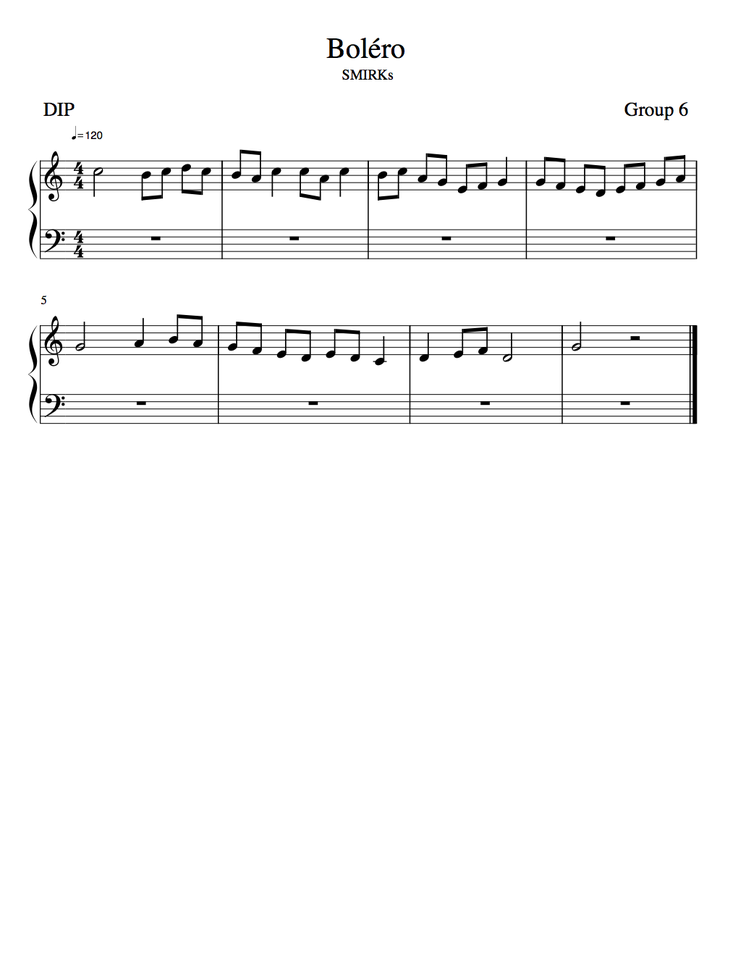
#> input picture Sheet Music for Presentation/Bolero.png, 738 x 956 px, shrunk from 1020 x 1320 before the run, found by its file name
$ python SMIRKs.py   (older library calls are emulated)
#> lines starting #> are read from the running program, lines starting #| are printed output that depends on the picture; after the words box and inside, x2 and y2 are one past the last pixel; in counts of white or black regions, pixels touching at a corner belong together
### Intelligent Reader using DIP/SMIRKs_head.py
#!/usr/bin/env python3
# -*- coding: utf-8 -*-
"""
Created on Fri Apr 27 19:13:15 2018

@author: jinzhao
"""

import cv2
import numpy as np
import matplotlib.pyplot as plt
import copy
import scipy.ndimage
from collections import Counter


def convert(image):
    '''
    # Attempt 1
    m, n = image.shape

    result = np.zeros((m, n))
    for i in range(m):
        for j in range(n):
            if image[i, j] == 255:
                result[i, j] = 0

            if image[i, j] == 0:
                result[i, j] = 255

    return result
    '''
    # Attempt 2
    result = copy.copy(image)
    result[image == 255] = 0
    result[image == 0] = 255

    return result


def get_most_common(data):
# =============================================================================
#   data_ = sorted(data)

#   half = len(data_) // 2
#   return (data_[half] + data_[half+1]) / 2
# =============================================================================
     most_common = Counter(data).most_common(1)

     return most_common[0][0]


def get_col_hist(img):
    height, width = img.shape
    hist = [0] * width

    for j in range(width):
        hist[j] = np.sum(img[:, j] / 255)

    return hist


def get_staff_lines(img, dash_filter, staff_line_filter):

    # Dilation: Smooth the horizontal lines
    temp = cv2.dilate(img, dash_filter, iterations = 1)
    # Erosion: keep the horizontal lines only
    img_staff_lines = cv2.erode(temp, staff_line_filter, iterations = 1)
    img_staff_lines = cv2.dilate(img_staff_lines, staff_line_filter, iterations = 1)

    height, width = img_staff_lines.shape

    hist_row = [0] * height
    for i in range(height):
        hist_row[i] = np.sum(img_staff_lines[i, :] / 255)

    #plt.figure
    #plt.bar(range(height), hist_row)

    idx_staff = []
    for i in range(height):
        if hist_row[i] > 0.01 * width:
            idx_staff.append(i)

    # Modfiy the index of staff to make sure it only has 5 entries
    idx_staff_new = []
    flag = True
    for i in range(len(idx_staff) - 1):

        if idx_staff[i+1] - idx_staff[i] == 1:
            flag = False
        else:
            flag = True

        if flag:
            idx_staff_new.append(idx_staff[i])

    idx_staff_new.append(idx_staff[-1])

    return img_staff_lines, idx_staff_new

def remove_staff_lines(img, staff_lines):
    image_result = copy.copy(img)

    image_result[staff_lines == 255] = 0

    # Use closing to fill up missing parts
    # tmp = diff_staff // 2
    tmp = 2
    # 1. Vertical closing
    vertical_filter = np.ones([tmp, 1])
    image_result = cv2.dilate(image_result, vertical_filter, iterations = 1)
    image_result = cv2.erode(image_result, vertical_filter, iterations = 1)

    # 2. Horizontal closing
    horizontal_filter = np.ones([1, tmp])
    image_result = cv2.dilate(image_result, horizontal_filter, iterations = 1)
    image_result = cv2.erode(image_result, horizontal_filter, iterations = 1)

    return image_result

def generate_disk_filter(radius):

    L = np.arange(-radius, radius + 1)
    X, Y = np.meshgrid(L, L)
    disk = np.array((X ** 2 + Y ** 2) <= radius ** 2, dtype = 'uint8')

    return disk

def opening(image, mor_filter):

    temp = cv2.erode(image, mor_filter, iterations = 1)
    image_result = cv2.dilate(temp, mor_filter, iterations = 1)

    return image_result

def determine_note_pos(index_staff, moment_row_ind):
    # Add the 6th staff line
    diff_staff = index_staff[1] - index_staff[0]
    index_staff = index_staff + [index_staff[-1] + diff_staff]

    # Partition the staff line
    step = diff_staff // 4

    if moment_row_ind >= index_staff[5]-step and moment_row_ind < index_staff[5]+step:
        return 1 #Do
    if moment_row_ind >= index_staff[4]+step and moment_row_ind < index_staff[5]-step:
        return 2 #Re
    if moment_row_ind >= index_staff[4]-step and moment_row_ind < index_staff[4]+step:
        return 3 #Mi
    if moment_row_ind >= index_staff[3]+step and moment_row_ind < index_staff[4]-step:
        return 4 #Fa
    if moment_row_ind >= index_staff[3]-step and moment_row_ind < index_staff[3]+step:
        return 5 #Sol
    if moment_row_ind >= index_staff[2]+step and moment_row_ind < index_staff[3]-step:
        return 6 #La
    if moment_row_ind >= index_staff[2]-step and moment_row_ind < index_staff[2]+step:
        return 7 #Ti

    if moment_row_ind >= index_staff[1]+step and moment_row_ind < index_staff[2]-step:
        return 8 #Do
    if moment_row_ind >= index_staff[1]-step and moment_row_ind < index_staff[1]+step:
        return 9 #Re
    if moment_row_ind >= index_staff[0]+step and moment_row_ind < index_staff[1]-step:
        return 10 #Mi
    if moment_row_ind >= index_staff[0]-step and moment_row_ind < index_staff[0]+step:
        return 11 #Fa

def compute_moments(contours):
    n_notes = len(contours)
    moments = np.empty((0, 2))

    for i in range(n_notes):
        cnt = contours[i]
        M = cv2.moments(cnt)
        col_ind = int(M['m10']/M['m00'])
        row_ind = int(M['m01']/M['m00'])  # We only care about its row index
        centroid = np.array([row_ind, col_ind])
        moments = np.vstack((moments, centroid))

    tmp_arg = np.argsort(moments[:, 1])
    moments = moments[tmp_arg]

    return moments

def determine_edge(hist, median):
    width = len(hist)

    count = 0
    for i in range(width):
        if hist[i] > median and count == 0:
            count += 1
            start = i - 1

        if hist[i] <= median and count == 1:
            end = i
            break
    return start, end

### Intelligent Reader using DIP/SMIRKs.py
#!/usr/bin/env python3
# -*- coding: utf-8 -*-
"""
Created on Mon Apr 16 23:01:58 2018

@author: jinzhao
"""
import cv2
import numpy as np
import matplotlib.pyplot as plt
import copy
import scipy.ndimage
from SMIRKs_head import *

# ===== ===== ===== ===== ===== ===== ===== ===== ===== ===== ===== =====
# Setup
# ===== ===== ===== ===== ===== ===== ===== ===== ===== ===== ===== =====
img = cv2.imread('Bolero.png')
#> img is the input picture: shape (956, 738, 3); mean B, G, R 248.1, 248.1, 248.1
img_gray = cv2.cvtColor(img, cv2.COLOR_BGR2GRAY)
(thresh, img_bw) = cv2.threshold(img_gray, 128, 255, cv2.THRESH_BINARY | cv2.THRESH_OTSU)
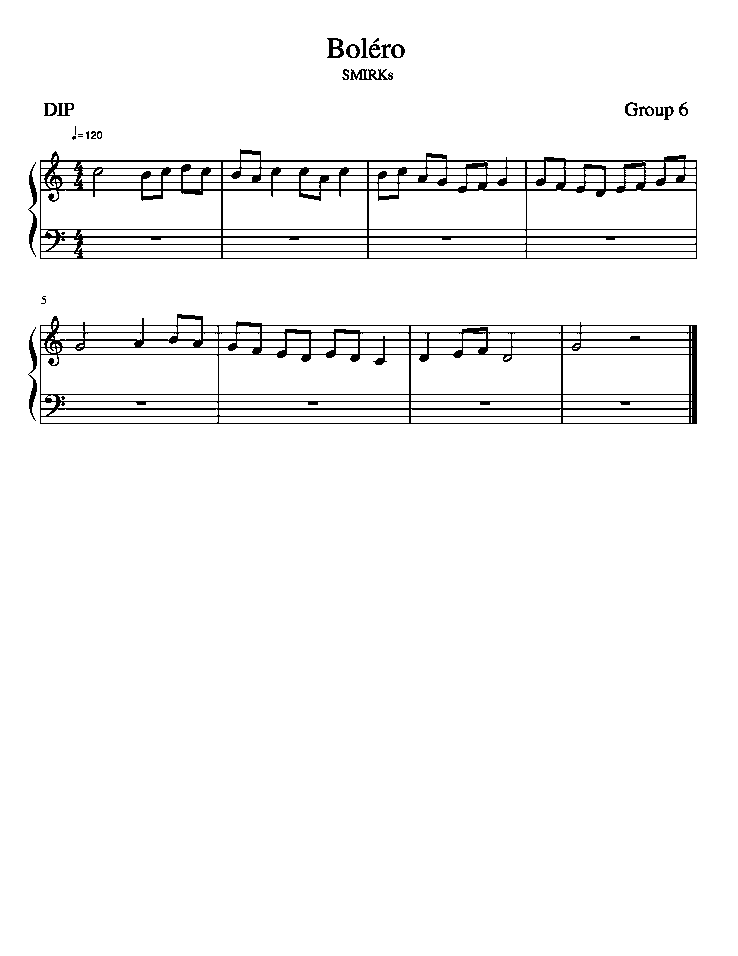
#> img_bw: shape (956, 738); 96.3% white; black in thin lines or dots, all inside (x1, y1, x2, y2) = (28, 38, 697, 424)
#> thresh = 173
img_bw = convert(img_bw)
height, width = img_bw.shape

cv2.imshow('test', img_bw)
cv2.waitKey(1)
cv2.destroyAllWindows()

# ===== ===== ===== ===== ===== ===== ===== ===== ===== ===== ===== =====
#  Define some filters
# ===== ===== ===== ===== ===== ===== ===== ===== ===== ===== ===== =====
dash_filter = np.ones([1, 2])
staff_line_filter = np.ones([1, width//10])

# ===== ===== ===== ===== ===== ===== ===== ===== ===== ===== ===== =====
#  Partition the image into individual staff lines
# ===== ===== ===== ===== ===== ===== ===== ===== ===== ===== ===== =====

img_staff_lines, idx_staff = get_staff_lines(img_bw, dash_filter, staff_line_filter)
#> in get_staff_lines, `img_staff_lines = cv2.dilate(img_staff_lines, staff_line_filter, itera..`:
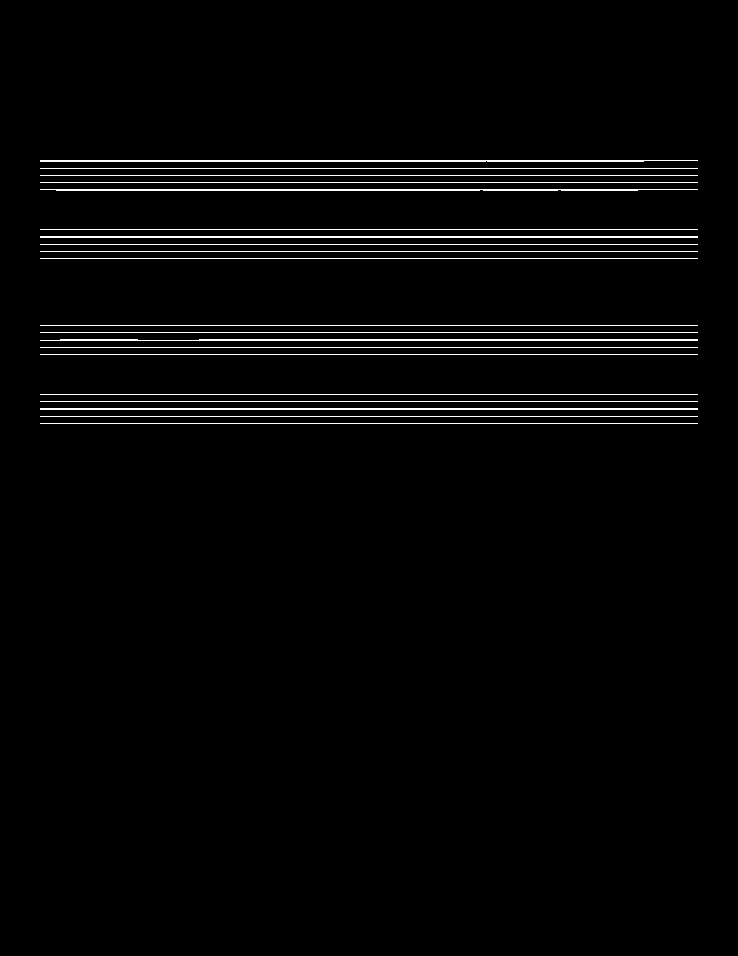
#> img_staff_lines: shape (956, 738); 2.3% white in thin lines or dots, all inside (x1, y1, x2, y2) = (40, 160, 698, 424)
#> after the loop in get_staff_lines, `for i in range(height):`: hist_row = 956 values, max 658 at index 160, min 0 at index 0, mean 16.98
#> after the loop in get_staff_lines, `for i in range(height):`: idx_staff = 25 values from 160 to 423
#> the loop in get_staff_lines, `for i in range(len(idx_staff) - 1): ` made 24 passes
#> flag on passes 1 to 8: False, True, True, True, True, False, True, True
#> after the loop in get_staff_lines, `for i in range(len(idx_staff) - 1):`: idx_staff_new = [161, 168, 175, 182, 190, 229, 237, 244, 251, 258, 325, 332, 340, 347, 354, 394, 401, 409, 416]
#> idx_staff = [161, 168, 175, 182, 190, 229, 237, 244, 251, 258, 325, 332, 340, 347, 354, 394, 401, 409, 416, 423]

cv2.imshow('test', img_bw)
cv2.imshow('test1', img_staff_lines)
cv2.waitKey(1)
cv2.destroyAllWindows()

num_staff = len(idx_staff) // 5
#> num_staff = 4
diff_staff = (idx_staff[4] - idx_staff[0])  // 4
#> diff_staff = 7

img_div_set = []
for i in range(num_staff):
    idx_start = idx_staff[5*i] - 2 * diff_staff
    idx_end = idx_staff[5*i+4] + 2 * diff_staff

    if idx_start < 0:
        idx_start = 0

    if idx_end > height:
        idx_end = height

    img_div = img_bw[idx_start:idx_end, :]
    img_div_set.append(img_div)
#> this loop made 4 passes
#> pass 1, `img_div = img_bw[idx_start:idx_end, :]`:
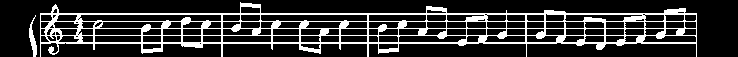
#> img_div: shape (57, 738); 19.5% white; 2 white regions, box (x1, y1, x2, y2) and area: (40, 2, 697, 57) 8064, (29, 15, 37, 57) 150
#> after the loop, img_div_set = 4 items


# Show!
for i in range(len(img_div_set)):
    cv2.imshow('test'+str(i), img_div_set[i])
#> this loop made 4 passes

cv2.waitKey(1)
cv2.destroyAllWindows()

# ----- ----- ----- ----- ----- ----- ----- ----- ----- ----- ----- -----
# Only keep the main part of staff line
# ----- ----- ----- ----- ----- ----- ----- ----- ----- ----- ----- -----
for it in range(len(img_div_set)):
    img_div = img_div_set[it]
    hei_div, wid_div = img_div.shape

    hist_col = [0] * wid_div
    for j in range(wid_div):
        hist_col[j] = np.sum(img_div[:, j] / 255)

    # Get the most common element in hist_col, which corresponds to the staff line
    median = get_most_common(hist_col)

    # Find the right and left edge of the staff
    # Right edge
    for i in range(wid_div):

        if hist_col[i] == 0:
            if hist_col[i+2] == median:
                right_start = i
                right_end = i+2
                break

            if hist_col[i+3] == median:
                right_start = i
                right_end = i+3
                break

    # Left edge
    for i in range(wid_div//2, wid_div):

        if hist_col[i] == 0:
            left_end = i - 1
            break

    for i in range(wid_div//2, left_end)[::-1]:

        if hist_col[i] == median:
            left_start = i
            break

    img_tmp = img_div[:, right_end : left_start]
    img_div_set[it] = img_div[:, right_end : left_start]
#> this loop made 4 passes
#> (most_common in get_most_common, median) on passes 1 to 4: ([(7, 246)], 7), ([(6, 581)], 6), ([(6, 362)], 6), ([(6, 576)], 6)

# Show!
for i in range(len(img_div_set)):
    cv2.imshow('test'+str(i), img_div_set[i])
cv2.waitKey(1)
cv2.destroyAllWindows()

# ===== ===== ===== ===== ===== ===== ===== ===== ===== ===== ===== =====
# Process each staff line individually
# ===== ===== ===== ===== ===== ===== ===== ===== ===== ===== ===== =====

# ===== ===== ===== ===== ===== ===== ===== ===== ===== ===== ===== =====
# 1. Determine the type of clef (treble or bass)
# ===== ===== ===== ===== ===== ===== ===== ===== ===== ===== ===== =====

output_clef = [] # The length of the output should be same as len(img_division_set)

for it in range(len(img_div_set)):
    img_div = img_div_set[it]
    hei_div, wid_div = img_div.shape

    div_staff_lines, idx_staff_set = get_staff_lines(img_div, dash_filter, staff_line_filter)

    hist_col = [0] * wid_div
    for j in range(wid_div):
        hist_col[j] = np.sum(img_div[:, j] / 255)

    # Get median from hist_col
    median = get_most_common(hist_col)

    # Find the right and left edge of the clef
    clef_start, clef_end = determine_edge(hist_col, median)


    staff_5 = idx_staff_set[-1]
    staff_4 = idx_staff_set[-2]
    area = (staff_5 - staff_4) * (clef_end - clef_start)

    n_pixels = 0
    for i in range(staff_4, staff_5):
        for j in range(clef_start, clef_end):
            if img_div[i, j] == 255:
                n_pixels += 1

    density = n_pixels / area
    if density > 0.25:
        type_clef = 1; # Treble
    else:
         type_clef = 0; # Bass

    output_clef.append(type_clef)

    # Deal with the special situation when the type of clef is 'bass'

    if type_clef == 0:
         count = 0
         for i in range(clef_end, wid_div):
             if hist_col[i] > median and count == 0:
                 count += 1
             if hist_col[i] <= median and count == 1:
                 clef_end = i
                 break


    #img_tmp = img_div[:, clef_end : -1]
    # After determine the type of clef, we no longer need them.
    img_div_set[it] = img_div[:, clef_end : -1]
#> this loop made 4 passes
#> (wid_div, idx_staff_set, most_common in get_most_common, median, clef_start, staff_4) on passes 1 to 4: (653, [14, 21, 28, 35, 43], [(7, 245)], 7, 2, 35), (653, [14, 22, 29, 36, 43], [(6, 580)], 6, 3, 36), (650, [14, 21, 29, 36, 43], [(6, 361)], 6, 2, 36), (646, [14, 21, 29, 36, 43], [(6, 575)], 6, 3, 36)
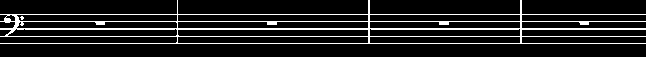
#> img_div: shape (57, 646); 11.7% white in thin lines or dots, all inside (x1, y1, x2, y2) = (0, 0, 646, 44)
#> after the loop, output_clef = [1, 0, 1, 0]

# Show!
for i in range(len(img_div_set)):
    cv2.imshow('test'+str(i), img_div_set[i])

# =============================================================================
# cv2.imshow('test', img_bw)
# cv2.imshow('test1', img_tmp)
# =============================================================================
cv2.waitKey(1)
cv2.destroyAllWindows()


# ===== ===== ===== ===== ===== ===== ===== ===== ===== ===== ===== =====
# 2. Delete Beats and key signature before notes
# (This part would be used to detect the type of key signatures (sharp or flat) and the Beats in the future)
# ===== ===== ===== ===== ===== ===== ===== ===== ===== ===== ===== =====

# Only the 1st and 2nd staff line (1st segmentation and 2nd segmentation) are taken into consideration
for it in range(0, 2):
    img_div = img_div_set[it]
    hei_div, wid_div = img_div.shape

    div_staff_lines, idx_staff_set = get_staff_lines(img_div, dash_filter, staff_line_filter)
    diff_staff = idx_staff_set[1] - idx_staff_set[0]

    horizontal_filter = np.ones([1, diff_staff])
    img_tmp = cv2.dilate(img_div, horizontal_filter, iterations = 1)

    hist_tmp = get_col_hist(img_tmp)
    hist_div = get_col_hist(img_div)
    median = get_most_common(hist_div)
    key_start, key_end = determine_edge(hist_tmp, median)

    img_div_set[it] = img_div[:, key_end+1 : -1]
#> this loop made 2 passes
#> (idx_staff_set, diff_staff, most_common in get_most_common, median, key_start, key_end) on passes 1 to 2: ([14, 21, 28, 35, 43], 7, [(7, 241)], 7, 7, 23), ([14, 22, 29, 36, 43], 8, [(6, 566)], 6, 64, 82)
#> pass 1, `img_tmp = cv2.dilate(img_div, horizontal_filter, iterations = 1)`:
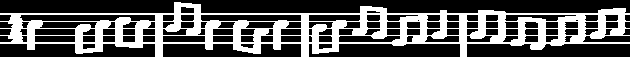
#> img_tmp: shape (57, 630); 33.7% white; 1 white region, box (x1, y1, x2, y2) and area: (0, 2, 630, 57) 12110

# Show!!!
for i in range(len(img_div_set)):
    cv2.imshow('test'+str(i), img_div_set[i])
# cv2.imshow('test1', img_tmp)
cv2.imshow('test_bw', img_bw)
cv2.waitKey(1)
cv2.destroyAllWindows()


# ===== ===== ===== ===== ===== ===== ===== ===== ===== ===== ===== =====
# 2. Determine the position and type of each note
# ===== ===== ===== ===== ===== ===== ===== ===== ===== ===== ===== =====

output_note_pos = []
output_note_type = []
for it in range(len(img_div_set)):
    # ===== ===== ===== ===== ===== ===== ===== ===== ===== ===== ===== =====
    # Detect types
    # ===== ===== ===== ===== ===== ===== ===== ===== ===== ===== ===== =====
    img_div = img_div_set[0]

    div_staff_lines, idx_staff = get_staff_lines(img_div, dash_filter, staff_line_filter)
    # ----- ----- ----- ----- ----- ----- ----- ----- ----- ----- ----- -----
    # a) Detect quarter and eighth notes
    # ----- ----- ----- ----- ----- ----- ----- ----- ----- ----- ----- -----

    diff_staff = idx_staff[1] - idx_staff[0]
    # Quarter note + Eighth note
    disk_filter = generate_disk_filter(diff_staff//2.5)
    img_note1 = opening(img_div, disk_filter)
    im1, contours1, hierarchy1 = cv2.findContours(img_note1, cv2.RETR_EXTERNAL, cv2.CHAIN_APPROX_SIMPLE)

    moments1 = compute_moments(contours1)

    # Sequential Eighth notes
    disk_filter = generate_disk_filter(diff_staff//4)
    img_note3 = opening(img_div, disk_filter)
    im3, contours3, hierarchy3 = cv2.findContours(img_note3, cv2.RETR_EXTERNAL, cv2.CHAIN_APPROX_SIMPLE)

    contour_area_set = []
    for i in range(len(contours3)):
        cnt = contours3[i]
        area = cv2.contourArea(cnt)
        contour_area_set.append(area)

    median = np.median(contour_area_set)
    std = np.std(contour_area_set)

    contour_dash = []
    canvas = np.zeros((img_note3.shape))
    for i in range(len(contours3)):
        if contour_area_set[i] > median + 0.7 * std:
            contour_dash.append(contours3[i])

    cv2.drawContours(canvas, contour_dash, -1, 1)
    moments_dash = compute_moments(contour_dash)

    # ----- ----- ----- ----- ----- ----- ----- ----- ----- ----- ----- -----
    # b) Detect whole and half notes
    # ----- ----- ----- ----- ----- ----- ----- ----- ----- ----- ----- -----
    six_lines_filter = np.ones([1, 100])
    six_lines, idx_six = get_staff_lines(img_div, dash_filter, six_lines_filter)

    img_note = remove_staff_lines(img_div, six_lines)
    img_note = cv2.dilate(img_note, np.ones((2, 2)), iterations = 1)
    img_note_fill = scipy.ndimage.binary_fill_holes(img_note).astype('uint8')
    img_note_fill[img_note_fill == 1] = 255
    img_note2 = img_note_fill - img_note

    #disk1 = generate_disk_filter(diff_staff // 10)
    disk2 = generate_disk_filter(diff_staff // 4)
    #tmp = cv2.erode(img_note2, disk1, iterations = 1)
    img_note_new = cv2.dilate(img_note2, disk2, iterations = 1)

    im2, contours2, hierarchy2 = cv2.findContours(img_note_new, cv2.RETR_EXTERNAL, cv2.CHAIN_APPROX_SIMPLE)
    moments2 = compute_moments(contours2)

    # ===== ===== ===== ===== ===== ===== ===== ===== ===== ===== ===== =====
    # 1) Determine the position
    # ===== ===== ===== ===== ===== ===== ===== ===== ===== ===== ===== =====

    # Sort to make sure the notes are in order
    moments = np.vstack((moments1, moments2))
    tmp_arg = np.argsort(moments[:, 1])
    moments = moments[tmp_arg]

    note_pos = []
    for i in range(len(moments)):
        row_idx = moments[i, 0]
        output = determine_note_pos(idx_staff, row_idx)
        note_pos.append(output)

    output_note_pos.append(note_pos)

    # ===== ===== ===== ===== ===== ===== ===== ===== ===== ===== ===== =====
    # 2) Determine the type
    # ===== ===== ===== ===== ===== ===== ===== ===== ===== ===== ===== =====

    # Quarter and eighth note
    n_note1 = moments1.shape[0]
    note_type1 = np.column_stack((moments1[:, 1], [4] * n_note1))

    for i in range(len(moments_dash)):
        for j in range(len(moments1)-1):
            if moments1[j, 1] < moments_dash[i, 1] and moments1[j+1, 1] > moments_dash[i, 1]:
                note_type1[j, 1] = 8
                note_type1[j+1, 1] = 8
                break

    # Half note
    n_note2 = moments2.shape[0]
    note_type2 = np.column_stack((moments2[:, 1], [2] * n_note2))

    # Combine and sort
    note_type = np.vstack((note_type1, note_type2))

    tmp_arg = np.argsort(note_type[:, 0])
    note_type = note_type[tmp_arg]

    # Add to output
    note_type = list(note_type[:, 1])
    output_note_type.append(note_type)
#> this loop made 4 passes
#> pass 1, in opening, `temp = cv2.erode(image, mor_filter, iterations = 1)`:
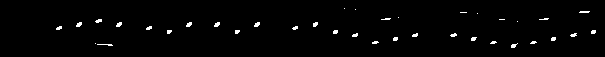
#> temp: shape (57, 605); 1.6% white in thin lines or dots, all inside (x1, y1, x2, y2) = (56, 8, 596, 48)

#cv2.imshow('test', img_bw)
#cv2.imshow('test0', staff_lines)
cv2.imshow('test0', img_note)
cv2.imshow('test1', img_note_fill)
cv2.imshow('test2', six_lines)
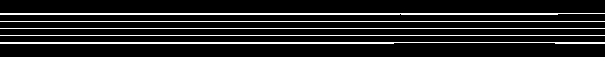
#> window 'test2': shape (57, 605); 11.7% white in thin lines or dots, all inside (x1, y1, x2, y2) = (0, 13, 605, 44)

cv2.imshow('test0', img_note)
cv2.imshow('test1', img_note_fill)
cv2.imshow('test2', img_note_new)


cv2.waitKey(1)
cv2.destroyAllWindows()
